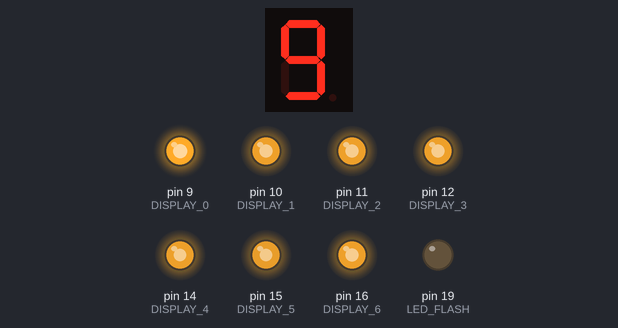
A sketch run on a simulated Arduino Uno, built with avr-gcc and run on an emulated ATmega328P. On the bench: 1-digit seven-segment display, output pins drawn as LEDs (lit = HIGH). Wiring (inferred from the names in the program): 1-digit 7-segment display, segments lit when LOW: segments pin 2, pin 3, pin 4, pin 5, pin 6, pin 7, pin 8. The segment pins are drawn as the display they are named for; pins used as bus, display or sensor lines are not drawn.

Above: at 9.65 s.
At 10.1 s:
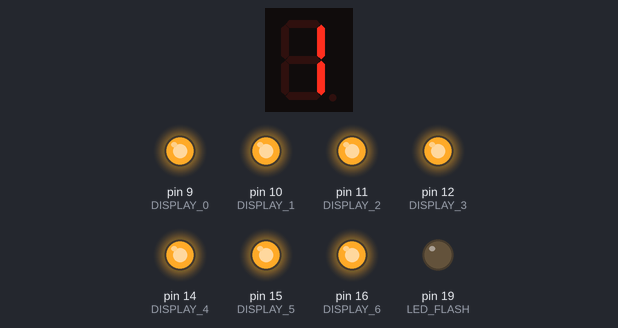
Timing chart, 0 to 40.0 s (numbered marks = the images above):
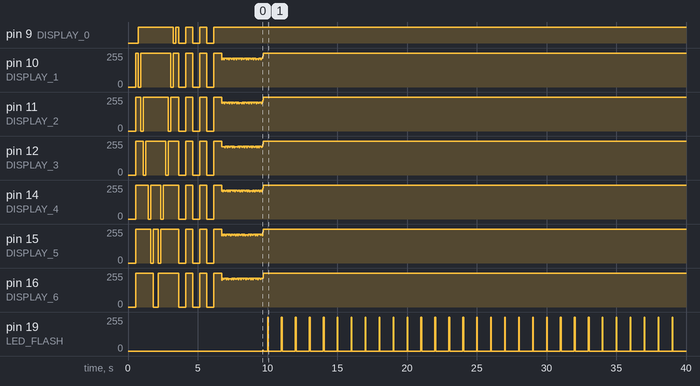

Measured:
- by itself, pin 9 (DISPLAY_0): LOW → HIGH at 0.74 s, → LOW 2.5 s later, → HIGH 0.18 s later, → LOW 0.20 s later, … (9 changes in this stretch)
- by itself, pin 16 (DISPLAY_6): 0/255 → 255/255 at 0.56 s, → 0/255 1.3 s later, → 255/255 0.36 s later, → 0/255 1.5 s later, … (44 changes in this stretch)
- by itself, pin 10 (DISPLAY_1): 0/255 → 255/255 at 0.56 s, → 0/255 0.18 s later, → 255/255 0.18 s later, → 0/255 2.2 s later, … (47 changes in this stretch)

The sketch:

contador10m.ino
```cpp
/*
  Contador 10 Milhoes

  Conta ate dez milhoes e retorna contando ate zero.

  Versao:
  2019-01-27 - 1.0 - Pierre

*/

#define S_ON  HIGH
#define S_OFF LOW

#define LED_A 2
#define LED_B 3
#define LED_C 4
#define LED_D 5
#define LED_E 6
#define LED_F 7
#define LED_G 8

#define DISPLAY_0 9
#define DISPLAY_1 10
#define DISPLAY_2 11
#define DISPLAY_3 12
#define DISPLAY_4 14
#define DISPLAY_5 15
#define DISPLAY_6 16

#define LED_FLASH 19

unsigned long ulNumeroBuffer = 0;
int iSoma = 1;
int iLedAcesso = 0;
int iTesteExecutado = 0;

unsigned long DELAY_TIME =1000; // 1000 para 1 sec
unsigned long ulDelayStart = 0; // the time the delay started
bool bDelayRunning = false; // true if still waiting for delay to finish


void teste_inicial( void );
void pierre(void);
void apagar_todos_displays(void);
void acender_todos_displays(void);
void exibir_numero( int numero );
void ativa_display( int iDisplay, int i_numero );

// the setup function runs once when you press reset or power the board
void setup() {
  // initialize digital pin LED_BUILTIN as an output.
  pinMode(LED_FLASH, OUTPUT);
  pinMode(LED_A, OUTPUT);
  pinMode(LED_B, OUTPUT);
  pinMode(LED_C, OUTPUT);
  pinMode(LED_D, OUTPUT);
  pinMode(LED_E, OUTPUT);
  pinMode(LED_F, OUTPUT);
  pinMode(LED_G, OUTPUT);
  pinMode(DISPLAY_0, OUTPUT);
  pinMode(DISPLAY_1, OUTPUT);
  pinMode(DISPLAY_2, OUTPUT);
  pinMode(DISPLAY_3, OUTPUT);
  pinMode(DISPLAY_4, OUTPUT);
  pinMode(DISPLAY_5, OUTPUT);
  pinMode(DISPLAY_6, OUTPUT);
  ulDelayStart = millis();   // start delay
  bDelayRunning = true; // not finished yet
}

// the loop function runs over and over again forever
void loop() {
    if( iTesteExecutado < 1 ){
      teste_inicial();
      pierre();
      apagar_todos_displays();
    }

    if (bDelayRunning && ((millis() - ulDelayStart) >= (DELAY_TIME-950))) {
        iLedAcesso = S_OFF;
        digitalWrite(LED_FLASH, iLedAcesso);
    }

    if (bDelayRunning && ((millis() - ulDelayStart) >= DELAY_TIME)) {
        ulDelayStart += DELAY_TIME;
        ulNumeroBuffer += iSoma;
        if( ulNumeroBuffer == 10000000 ) iSoma *= (-1);
        if( ulNumeroBuffer == 0 ) iSoma *= (-1);
        iLedAcesso = S_ON;
        digitalWrite(LED_FLASH, iLedAcesso);
    }
    if( ( ulNumeroBuffer % 3600) == 0 ) pierre();

    exibir_numero( ulNumeroBuffer );
}


void exibir_numero( unsigned long ulNumero ){
    char cNumero[]={"1234567"};
    char cNN[]="";

    sprintf( cNumero, "%07lu", ulNumero  );
    strncpy( cNN, &cNumero[0], 1 );
    ativa_display(  DISPLAY_0, cNN );
    delay(2);
    strncpy( cNN, &cNumero[1], 1 );
    ativa_display(  DISPLAY_1, cNN );
    delay(2);
    strncpy( cNN, &cNumero[2], 1 );
    ativa_display(  DISPLAY_2, cNN );
    delay(2);
    strncpy( cNN, &cNumero[3], 1 );
    ativa_display(  DISPLAY_3, cNN );
    delay(2);
    strncpy( cNN, &cNumero[4], 1 );
    ativa_display(  DISPLAY_4, cNN );
    delay(2);
    strncpy( cNN, &cNumero[5], 1 );
    ativa_display(  DISPLAY_5, cNN );
    delay(2);
    strncpy( cNN, &cNumero[6], 1 );
    ativa_display(  DISPLAY_6, cNN );
    delay(2);
}


void ativa_display( int iDisplay, char *c_numero ){
    int mapa_digitos[][7] = {
      //a,b, c, d, e, f, g
      { S_ON,  S_ON,  S_ON,  S_ON,  S_ON,  S_ON,  S_OFF}, // 0
      {S_OFF, S_ON,  S_ON,  S_OFF, S_OFF, S_OFF, S_OFF}, // 1
      {S_ON,  S_ON,  S_OFF, S_ON,  S_ON,  S_OFF, S_ON }, // 2
      {S_ON,  S_ON,  S_ON,  S_ON,  S_OFF, S_OFF, S_ON }, // 3
      {S_OFF, S_ON,  S_ON,  S_OFF, S_OFF, S_ON,  S_ON }, // 4
      {S_ON,  S_OFF, S_ON,  S_ON,  S_OFF, S_ON,  S_ON }, // 5
      {S_ON,  S_OFF, S_ON,  S_ON,  S_ON,  S_ON,  S_ON }, // 6
      {S_ON,  S_ON,  S_ON,  S_OFF, S_OFF, S_OFF, S_OFF}, // 7
      {S_ON,  S_ON,  S_ON,  S_ON,  S_ON,  S_ON,  S_ON }, // 8
      {S_ON,  S_ON,  S_ON,  S_ON,  S_OFF, S_ON,  S_ON }, // 9
      {S_ON , S_ON , S_ON , S_OFF, S_ON , S_ON , S_ON }, // A
      {S_OFF, S_OFF, S_ON , S_ON , S_ON , S_ON , S_ON }, // B
      {S_ON , S_OFF, S_OFF, S_ON , S_ON , S_ON , S_OFF}, // C
      {S_OFF, S_ON , S_ON , S_ON , S_ON , S_OFF, S_ON }, // D
      {S_ON , S_OFF, S_OFF, S_ON , S_ON , S_ON , S_ON }, // E
      {S_ON , S_OFF, S_OFF, S_OFF, S_ON , S_ON , S_ON }, // F
      {S_OFF, S_OFF, S_OFF, S_OFF, S_OFF, S_OFF, S_OFF}, // tudo apagado
    };

    apagar_todos_displays();
    if( iDisplay == DISPLAY_0 ){
        digitalWrite(DISPLAY_0, LOW);
    }
    if( iDisplay == DISPLAY_1 ){
        digitalWrite(DISPLAY_1, LOW);
    }
    if( iDisplay == DISPLAY_2 ){
        digitalWrite(DISPLAY_2, LOW);
    }
    if( iDisplay == DISPLAY_3 ){
        digitalWrite(DISPLAY_3, LOW);
    }
    if( iDisplay == DISPLAY_4 ){
        digitalWrite(DISPLAY_4, LOW);
    }
    if( iDisplay == DISPLAY_5 ){
        digitalWrite(DISPLAY_5, LOW);
    }
    if( iDisplay == DISPLAY_6 ){
        digitalWrite(DISPLAY_6, LOW);
    }
    int i_numero = atoi( c_numero );
    for (int i = LED_A, x=0; i <= LED_G; i++, x++) {
        digitalWrite( i, mapa_digitos[i_numero][x]);
    }
}


void teste_inicial( void ){
    apagar_todos_displays();
    acender_todos_displays();
    for (int i = LED_A; i <= LED_G; i++ ) {
        digitalWrite( i, S_ON);
        delay( 80 );
        digitalWrite( i, S_OFF);
        if( i > LED_G ) break;
    }
    apagar_todos_displays();
    for (int i = LED_A; i <= LED_G; i++ ) {
        digitalWrite( i, S_ON);
    }
    for( int i = DISPLAY_0; i <= DISPLAY_6; i++ ){
        digitalWrite( i, LOW);
        delay(180);
        digitalWrite( i, HIGH);
    }
    for( int i = DISPLAY_6; i >= DISPLAY_0; i-- ){
        digitalWrite( i, LOW);
        delay(180);
        digitalWrite( i, HIGH);
    }
    apagar_todos_displays();
    delay(200);
    for( int i=0; i<3; i++ ){
        acender_todos_displays();
        delay(500);
        apagar_todos_displays();
        delay(500);
    }
    apagar_todos_displays();
    iTesteExecutado++;
}


void pierre(void){
    int mapa_digitos[][7] = {
      //a,b, c, d, e, f, g
      { S_ON,  S_ON,  S_OFF,  S_OFF,  S_ON,  S_ON,  S_ON}, // 0 - P
      {S_OFF, S_OFF,  S_OFF,  S_OFF, S_ON, S_ON, S_OFF}, // 1 - I
      {S_ON , S_OFF, S_OFF, S_ON , S_ON , S_ON , S_ON }, // 2 - E
      {S_OFF,  S_OFF,  S_OFF, S_OFF,  S_ON,  S_OFF, S_ON }, // 3 - r
    };

    unsigned long ulInicio = millis();

    while( true ){
        apagar_todos_displays();
        digitalWrite(DISPLAY_1, LOW);
        for (int i = LED_A, x=0; i <= LED_G; i++, x++) {
            digitalWrite( i, mapa_digitos[0][x]);
        }
        delay(2);
        apagar_todos_displays();
        digitalWrite(DISPLAY_2, LOW);
        for (int i = LED_A, x=0; i <= LED_G; i++, x++) {
            digitalWrite( i, mapa_digitos[1][x]);
        }
        delay(2);
        apagar_todos_displays();
        digitalWrite(DISPLAY_3, LOW);
        for (int i = LED_A, x=0; i <= LED_G; i++, x++) {
            digitalWrite( i, mapa_digitos[2][x]);
        }
        delay(2);
        apagar_todos_displays();
        digitalWrite(DISPLAY_4, LOW);
        for (int i = LED_A, x=0; i <= LED_G; i++, x++) {
            digitalWrite( i, mapa_digitos[3][x]);
        }
        delay(2);
        apagar_todos_displays();
        digitalWrite(DISPLAY_5, LOW);
        for (int i = LED_A, x=0; i <= LED_G; i++, x++) {
            digitalWrite( i, mapa_digitos[3][x]);
        }
        delay(2);
        apagar_todos_displays();
        digitalWrite(DISPLAY_6, LOW);
        for (int i = LED_A, x=0; i <= LED_G; i++, x++) {
            digitalWrite( i, mapa_digitos[2][x]);
        }
        delay(2);
        if( ( millis() - ulInicio ) > 3000 )break;
    }
}


void apagar_todos_displays(void){
    digitalWrite(DISPLAY_6, HIGH);
    digitalWrite(DISPLAY_5, HIGH);
    digitalWrite(DISPLAY_4, HIGH);
    digitalWrite(DISPLAY_3, HIGH);
    digitalWrite(DISPLAY_2, HIGH);
    digitalWrite(DISPLAY_1, HIGH);
    digitalWrite(DISPLAY_0, HIGH);
}

void acender_todos_displays(void){
    digitalWrite(DISPLAY_6, LOW);
    digitalWrite(DISPLAY_5, LOW);
    digitalWrite(DISPLAY_4, LOW);
    digitalWrite(DISPLAY_3, LOW);
    digitalWrite(DISPLAY_2, LOW);
    digitalWrite(DISPLAY_1, LOW);
    digitalWrite(DISPLAY_0, LOW);
}
```
